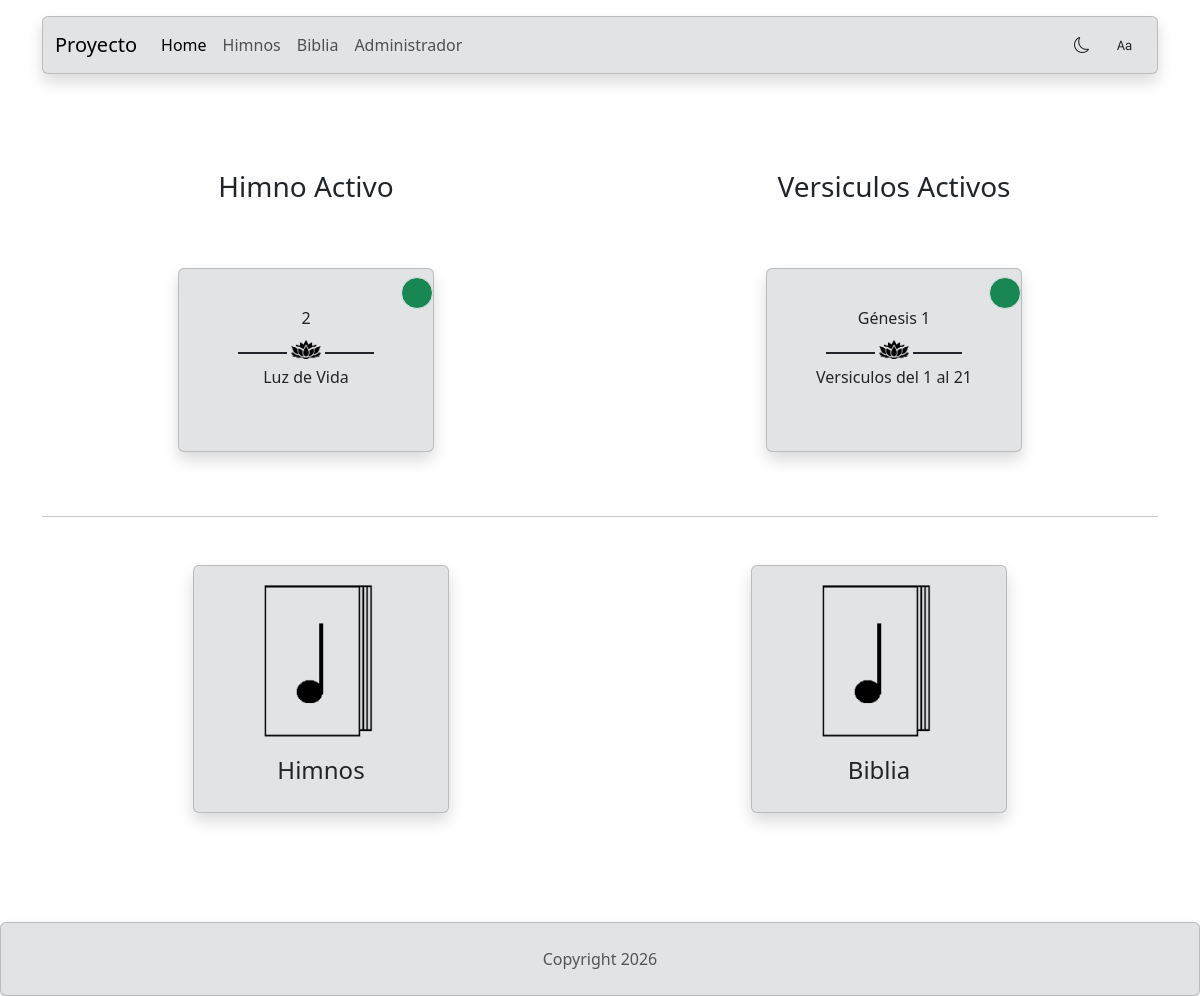
The page / on the database its author committed.
### apiHimnos/models.py (models this page shows, shortened)
class HimnosActivo(models.Model):
    id = models.AutoField(primary_key=True)
    himno_id_fk = ForeignKey(to=Himnos, on_delete=CASCADE)
    objects: models.Manager = models.Manager()

class Himnos(models.Model):
    himno_id = AutoField(primary_key=True)
    titulo = TextField()
    numero = IntegerField()
    objects: models.Manager = models.Manager()

### apiBiblia/models.py (models this page shows, shortened)
class VersiculosActivos(models.Model):
    id = models.AutoField(primary_key=True)
    versiculos_activos_comienzo_fk = ForeignKey(to=Versiculos, on_delete=CASCADE, related_name='appBiblia_versiculos_activos_comienzo_fk')
    versiculos_activos_fin_fk = ForeignKey(to=Versiculos, on_delete=CASCADE, related_name='appBiblia_versiculos_activos_fin_fk')
    objects: models.Manager = models.Manager()

class Versiculos(models.Model):
    palabra_id = AutoField(primary_key=True)
    palabra = TextField()
    libro = IntegerField()
    capitulo = IntegerField()
    versiculo = IntegerField()
    nombreLibro = TextField()
    titulo = TextField()
    objects: models.Manager = models.Manager()

### home/views.py (the view)
# urls.py: 2. Add a URL to urlpatterns:  path('', views.home, name='home')
def home(request: HttpRequest) -> HttpResponse:
    himnoActivo: HimnosActivo | None = HimnosActivo.objects.first()
    versiculosActivos: VersiculosActivos | None = VersiculosActivos.objects.first()
    datos = {
        'himnoActivo': himnoActivo,
        'versiculosActivos': versiculosActivos,
    }
    return render(
        request=request,
        template_name="home/index.html",
        context=datos
    )

### templates/home/index.html (shortened to what this page needs)
{% load static %} {% load bootstrap5 %}
<!doctype html>
<html lang="es">
  <head>
    <link href="https://cdn.jsdelivr.net/npm/bootstrap@5.3.8/dist/css/bootstrap.min.css" rel="stylesheet">
    <link rel="stylesheet" href="https://cdn.jsdelivr.net/npm/bootstrap-icons@1.13.2/font/bootstrap-icons.min.css">
  </head>
  <body>
    {% include 'share/navbar.html' %}
    <main class="vh-100 mt-5">
      <div class="container-fluid d-flex flex-row justify-content-center align-items-center">
          {% if himnoActivo %}
          <div class="container d-flex flex-column justify-content-center align-items-center">
            <h3 class="text-center mb-5 mt-5">Himno Activo</h3>
            <div class="card m-3 shadow bg-secondary-subtle" style="width: 16rem; height: 11.5rem">
                <div class="card-body text-center ml-2 mr-2 mt-2 mb-4 position-relative">
                    <div class="position-absolute top-0 end-0 border rounded-circle bg-success" style="height: 2rem; width: 2rem;"></div>
                    <h6 class="card-title mt-3">{{ himnoActivo.himno_id_fk.numero }}</h6>
                        <div class="container w-100 mb-2">
                            <div class="border border-dark bg-dark d-inline-block w-25"></div>
                                <img
                                    src="{% static 'img/florLoto.png' %}"
                                    alt="Logo"
                                    style="height: 1.2rem"
                                />
                            <div class="border border-dark bg-dark d-inline-block w-25"></div>
                        </div>
                        <h6 class="card-text">{{ himnoActivo.himno_id_fk.titulo }}</h6>
                    </div>
                </div>
            </div>
    {% elif not himnoActivo %}
    <div class="container w-100">
        <h3 class="text-center">Por Ahora no hay Himno Activo</h3>
    </div>
    {% endif %}
    {% if versiculosActivos %}
    <div class="container d-flex flex-column justify-content-center align-items-center">
        <h3 class="text-center mb-5 mt-5">Versiculos Activos</h3>
        <div class="card m-3 shadow bg-secondary-subtle" style="width: 16rem; height: 11.5rem">
            <div class="card-body text-center ml-2 mr-2 mt-2 mb-4 position-relative">
                <div class="position-absolute top-0 end-0 border rounded-circle bg-success" style="height: 2rem; width: 2rem;"></div>
                <h6 class="card-title mt-3">{{ versiculosActivos.versiculos_activos_comienzo_fk.nombreLibro }} {{ versiculosActivos.versiculos_activos_comienzo_fk.capitulo}}</h6>
                    <div class="container w-100 mb-2">
                        <div class="border border-dark bg-dark d-inline-block w-25"></div>
                            <img
                                src="{% static 'img/florLoto.png' %}"
                                alt="Logo"
                                style="height: 1.2rem"
                            />
                        <div class="border border-dark bg-dark d-inline-block w-25"></div>
                    </div>
                    {% if versiculosActivos.versiculos_activos_comienzo_fk.versiculo == versiculosActivos.versiculos_activos_fin_fk.versiculo %}
                        <h6 class="card-text">Versiculo {{ versiculosActivos.versiculos_activos_comienzo_fk.versiculo }}</h6>
                    {% else %}
                        <h6 class="card-text">Versiculos del {{ versiculosActivos.versiculos_activos_comienzo_fk.versiculo }} al {{ versiculosActivos.versiculos_activos_fin_fk.versiculo }}</h6>
                    {% endif %}
                </div>
            </div>
        </div>
      {% elif not versiculosActivos %}
      <div class="container w-100 mt-5">
          <h3 class="text-center">Por Ahora no hay Versiculos Activos</h3>
      </div>
      {% endif %}
      </div>
      <div class="container mt-5 mb-5"><hr></div>
        <div class="container w-100 d-flex">
            <div class="container row d-flex justify-content-center">
                <div class="card shadow bg-secondary-subtle" style="width: 16rem; height: 15.5rem">
                    <img src="{% static 'img/himnario.png' %}" class="card-img-top mt-3" alt="Himnos" style="width: 14rem;">
                    <div class="card-body">
                        <h4 class="text-center">Himnos</h4>
                    </div>
                </div>
            </div>
            <div class="container row d-flex justify-content-center">
                <div class="card shadow bg-secondary-subtle" style="width: 16rem; height: 15.5rem">
                    <img src="{% static 'img/himnario.png' %}" class="card-img-top mt-3" alt="Biblia" style="width: 14rem;">
                    <div class="card-body">
                        <h4 class="text-center">Biblia</h4>
                    </div>
                </div>
            </div>
        </div>
    </main>
    {% include 'share/footer.html' %}
  </body>
</html>

### templates/share/navbar.html (shortened to what this page needs)
<div class="container">
  <nav class="navbar navbar-expand-xl navbar-light shadow card mt-3 bg-secondary-subtle">
    <div class="container-fluid">
      <a class="navbar-brand" href="/">Proyecto</a>
      <div class="collapse navbar-collapse" id="navbarNav">
        <ul class="navbar-nav">
          <li class="nav-item">
            <a class="nav-item nav-link active" href="/">Home</a>
          </li>
          <li class="nav-item">
            <a class="nav-item nav-link" href="/himnos/">Himnos</a>
          </li>
          <li class="nav-item">
            <a class="nav-item nav-link" href="/biblia/">Biblia</a>
          </li>
          <li class="nav-item">
            <a class="nav-item nav-link" href="/administrador/">Administrador</a>
          </li>
        </ul>
        <div class="d-flex flex-row-reverse w-100">
            <div class="btn-group">
                <button class="btn" type="button" data-bs-toggle="dropdown" data-bs-auto-close="outside">
                    <i class="bi bi-type"></i>
                </button>
            </div>
            <button class="btn" type="button" onclick="toggleMode()">
                <i id="toggle-mode-icon" class="bi bi-moon"></i>
            </button>
        </div>
      </div>
    </div>
  </nav>
</div>

### templates/share/footer.html
<footer class="card bg-secondary-subtle shadow text-center py-4 mt-auto">
  <div class="container">
    <span class="text-body-secondary">Copyright {% now "Y" %}<span>
  </div>
</footer>

### rows shown on the page
HimnosActivo: himno_id_fk.numero "2", himno_id_fk.titulo "Luz de Vida"
VersiculosActivos: versiculos_activos_comienzo_fk.nombreLibro "Génesis", versiculos_activos_comienzo_fk.capitulo "1", versiculos_activos_comienzo_fk.versiculo "1", versiculos_activos_fin_fk.versiculo "21"
